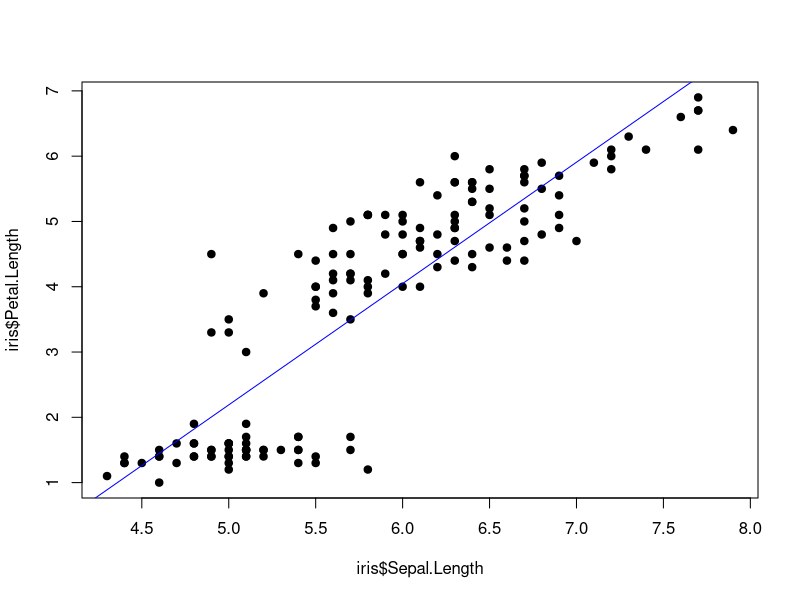
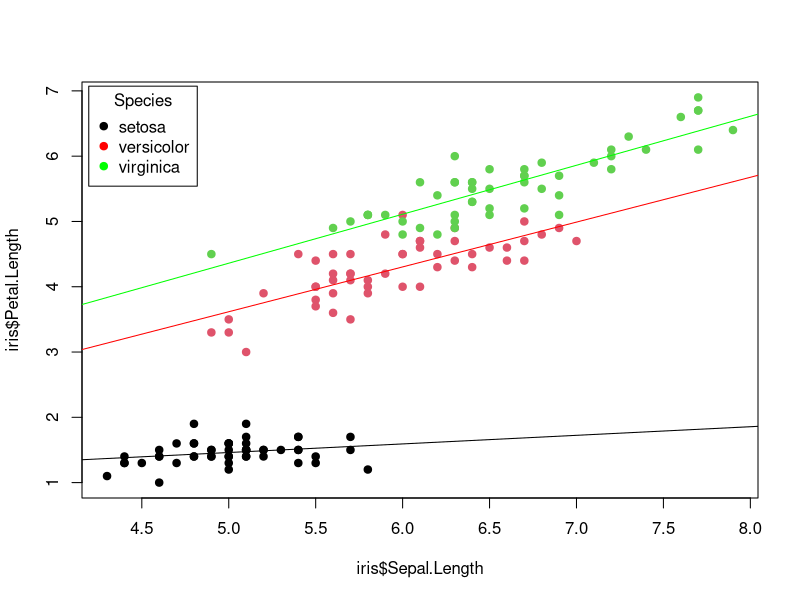

R code for these plots, in order:
## ---- chunk 1
names(iris)
## ---- chunk 2
summary(iris)
## ---- chunk 3
iris.lm <- lm(iris$Petal.Length ~ iris$Sepal.Length)

plot(iris$Sepal.Length, iris$Petal.Length, pch=19)
abline(iris.lm, col="blue")
## ---- chunk 4
virginica = iris[iris$Species=="virginica",]
virginica.lm <- lm(virginica$Petal.Length ~ virginica$Sepal.Length)

setosa = iris[iris$Species=="setosa",]
setosa.lm <- lm(setosa$Petal.Length ~ setosa$Sepal.Length)

versicolor = iris[iris$Species=="versicolor",]
versicolor.lm <- lm(versicolor$Petal.Length ~ versicolor$Sepal.Length)

plot(iris$Sepal.Length, iris$Petal.Length, pch=19, col=iris$Species)
abline(virginica.lm, col="green")
abline(setosa.lm, col="black")
abline(versicolor.lm, col="red")
legend("topleft", inset=0.01, c("setosa", "versicolor", "virginica"), pch=19, 
             col=c("black", "red", "green"), title="Species")
